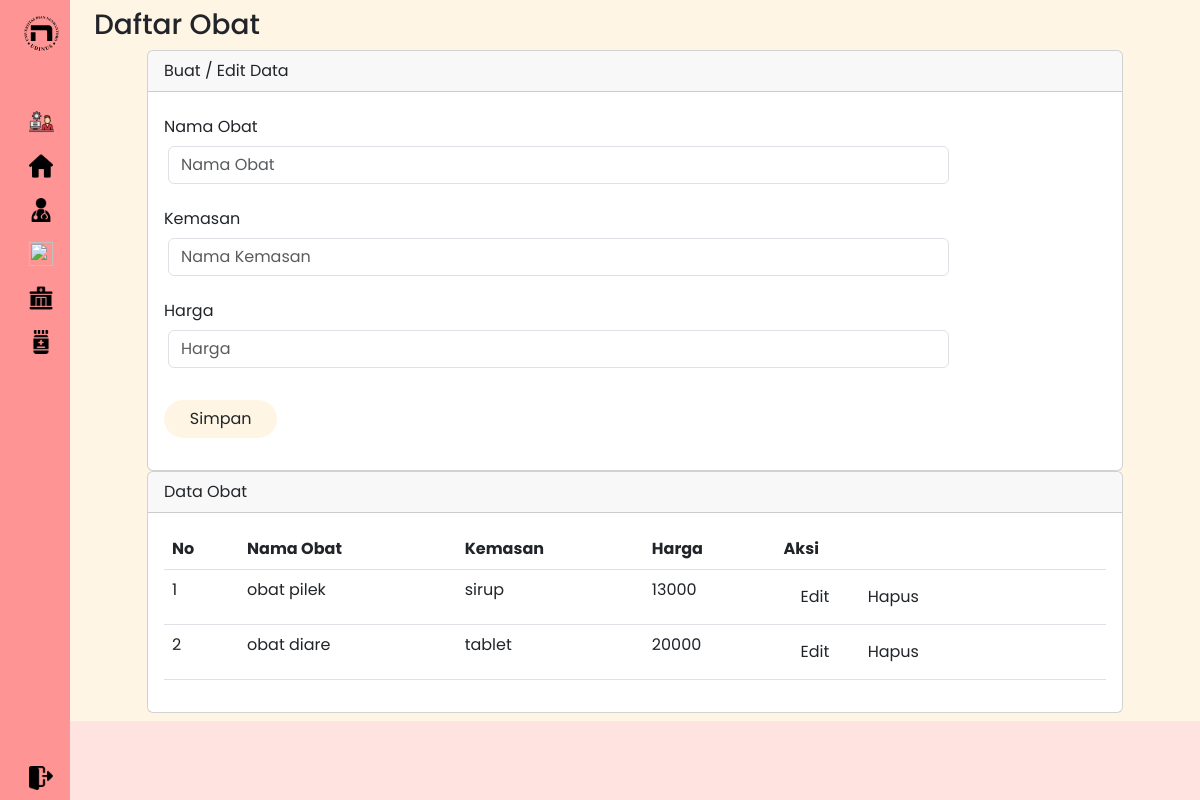
/obat.php, run on the app's committed database.
### tables this page shows
CREATE TABLE `obat` (
  `id` int(11) NOT NULL,
  `nama_obat` varchar(50) NOT NULL,
  `kemasan` varchar(35) NOT NULL,
  `harga` int(11) NOT NULL
);

### obat.php (the view, shortened to what this page needs)
<?php
include ("config.php");
$nama_obat = '';
$kemasan = '';
$harga = '';
?>
<!DOCTYPE html>
<html lang="en">
<head>
    <link href="https://cdn.lineicons.com/4.0/lineicons.css" rel="stylesheet" />
    <link href="https://cdn.jsdelivr.net/npm/bootstrap@5.3.0-alpha3/dist/css/bootstrap.min.css" rel="stylesheet"
>
    <link rel="stylesheet" href="css/style3.css">
</head>
<body>
    <div class="wrapper">
        <aside id="sidebar">
            <div class="d-flex">
                <button class="toggle-btn" type="button">
                    <img src="sources/logo.svg" alt="" width="35" height="35" class="d-inline-block align-text-top">
                </button>
            </div>
            <ul class="sidebar-nav">
                <li class="sidebar-item">
                    <a href="#" class="sidebar-link">
                        <img src="sources/admin.png" alt="" width="25" height="25" class="d-inline-block align-text-top">
                    </a>
                </li>
                <li class="sidebar-item">
                    <a href="http://localhost/Projek_BK/adminhome.php" class="sidebar-link">
                        <img src="sources/home.png" alt="" width="24" height="24" class="d-inline-block align-text-top">
                    </a>
                </li>
                <li class="sidebar-item">
                    <a href="http://localhost/Projek_BK/dokterhome.php" class="sidebar-link">
                        <img src="sources/doctor.png" alt="" width="24" height="24" class="d-inline-block align-text-top">
                    </a>
                </li>
                <li class="sidebar-item">
                    <a href="http://localhost/Projek_BK/pasienhome.php" class="sidebar-link">
                        <img src="sources/pasien.png" alt="" width="24" height="24" class="d-inline-block align-text-top">
                    </a>
                </li>
                <li class="sidebar-item">
                    <a href="http://localhost/Projek_BK/poli.php#" class="sidebar-link">
                        <img src="sources/clinic.png" alt="" width="24" height="24" class="d-inline-block align-text-top">
                    </a>
                </li>
                <li class="sidebar-item">
                    <a href="http://localhost/Projek_BK/obat.php#" class="sidebar-link">
                        <img src="sources/obat.png" alt="" width="24" height="24" class="d-inline-block align-text-top">
                    </a>
                </li>
            </ul>
            <div class="sidebar-footer">
                <a href="http://localhost/Projek_BK/index.php" class="sidebar-link">
                    <img src="sources/logout.png" alt="" width="24" height="24" class="d-inline-block align-text-top">
                </a>
            </div>
        </aside>
        <div class="main">
            <div class="container-fluid py-2" style="background-color:#FFF5E4;">
                <div class="container">
                    <div class="row">
                        <div class="col-12">
                            <h3>Daftar Obat</h3>
                        </div>
                        <div class="mx-auto">
                            <div class="card">
                                <div class="card-header">
                                    Buat / Edit Data
                                </div>
                                <div class="card-body">
                                    <form action="" method="POST" name="myForm" onsubmit="return(validate());">
                                        <div class="mb-3 row">
                                            <label for="nama_obat" class="col-sm-2 col-form-label">Nama Obat</label>
                                            <div class="col-sm-10 mx-1">
                                                <input type="text" class="form-control" name="nama_obat" id="nama_obat" placeholder="Nama Obat" value="<?php echo $nama_obat ?>">
                                            </div>
                                        </div>
                                        <div class="mb-3 row">
                                            <label for="kemasan" class="col-sm-2 col-form-label">Kemasan</label>
                                            <div class="col-sm-10 mx-1">
                                                <input type="text" class="form-control" name="kemasan" id="kemasan" placeholder="Nama Kemasan" value="<?php echo $kemasan ?>">
                                            </div>
                                        </div>
                                        <div class="mb-3 row">
                                            <label for="harga" class="col-sm-2 col-form-label">Harga</label>
                                            <div class="col-sm-10 mx-1">
                                                <input type="text" class="form-control" name="harga" id="harga" placeholder="Harga" value="<?php echo $harga ?>">
                                            </div>
                                        </div>
                                        <div class="col-12 py-3">
                                            <button type="submit" class="btn rounded-pill" style="width: 3cm; background-color:#FFF5E4;" name="simpan">Simpan</button>
                                        </div>
                                    </form>
                                </div>
                            </div>
                            <div class="card">
                                <div class="card-header">
                                    Data Obat
                                </div>
                                <div class="card-body">
                                    <table class="table">
                                        <thead>
                                            <tr>
                                                <th scope="col">No</th>
                                                <th scope="col">Nama Obat</th>
                                                <th scope="col">Kemasan</th>
                                                <th scope="col">Harga</th>
                                                <th scope="col">Aksi</th>
                                            </tr>
                                        </thead>
                                        <tbody>
                                            <?php
                                            $result = $pdo->query("SELECT * FROM obat");
                                            $no = 1;
                                            while ($data = $result->fetch(PDO::FETCH_ASSOC)) {
                                                ?>
                                                <tr>
                                                    <td><?php echo $no++ ?></td>
                                                    <td><?php echo $data['nama_obat'] ?></td>
                                                    <td><?php echo $data['kemasan'] ?></td>
                                                    <td><?php echo $data['harga'] ?></td>
                                                    <td>
                                                        <a class="btn rounded-pill px-3" href="obat.php?id=<?php echo $data['id'] ?>">Edit</a>
                                                        <a class="btn rounded-pill px-3" href="obat.php?id=<?php echo $data['id'] ?>&aksi=hapus">Hapus</a>
                                                    </td>
                                                </tr>
                                                <?php
                                            }
                                            ?>
                                        </tbody>
                                    </table>
                                </div>
                            </div>
                        </div>
                    </div>
                </div>
            </div>
        </div>
    </div>
</body>
</html>

### css/style3.css (style rules this page uses)
body { font-family: "Poppins", sans-serif; background-color: #FF9494; }
a { text-decoration: none; }
li { list-style: none; }
.wrapper { display: flex; }
.main { min-height: 100vh; width: 100%; overflow: hidden; transition: all 0.35s ease-in-out; background-color: #FFE3E1; }
#sidebar { width: 70px; min-width: 70px; z-index: 1000; transition: all .25s ease-in-out; background-color: #FF9494; display: flex; flex-direction: column; }
.toggle-btn { background-color: transparent; cursor: pointer; border: 0; padding: 1rem 1.5rem; }
.sidebar-nav { padding: 2rem 0; flex: 1 1 auto; }
a.sidebar-link { padding: .625rem 1.625rem; color: #000; display: block; font-size: 0.9rem; white-space: nowrap; border-left: 3px solid transparent; }
.sidebar-item { position: relative; }
.mx-auto { width : 1000px; }

### data on the page
obat: nama_obat "obat pilek", kemasan "sirup", harga "13000"
obat: nama_obat "obat diare", kemasan "tablet", harga "20000"
